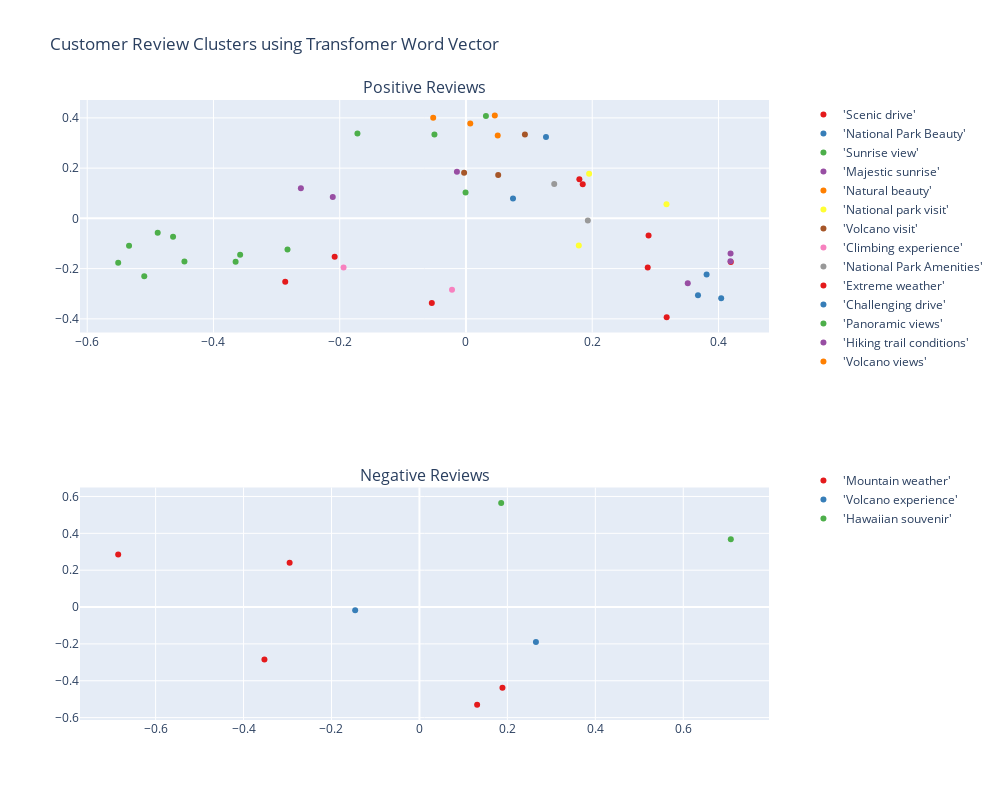

Notebook code cell kept with this figure:
### Code cell
# Filter the dataset based on "business_id"
selected_data = select_dataset(train_dataset, business_id, sentiment_model)
print(f"Business name: {selected_data['business_name'].unique()[0]}\n")

# Get the word vector from the pretrained transformer model
selected_data["tfm"] = transformer_encoder.transform(selected_data["clean_text"])

# Initialize evaluation results
evaluation = []

# Initialize subplots
fig = make_subplots(rows=2, cols=1, 
                    subplot_titles=["Positive Reviews", "Negative Reviews"])

for i, sentiment in enumerate(["positive", "negative"], start=1):

    # Prepare data for clustering by filtering it based on the sentiment
    X = selected_data[selected_data["sentiment"] == sentiment].copy()
    X_ = np.vstack(X["tfm"].values)
    print(f"Number of {sentiment} reviews: {len(X)}")

    # Clustering
    clust = HDBSCANClustering(apply_dim_reduction=True)
    X["label"] = clust.fit_transform(X_)

    # Evaluation
    evaluation.append(evaluate_cluster(X_, X["label"], sentiment))

    # Clusters' topic extraction
    cluster_text = get_cluster_centroids(X, "tfm", "label", n=2)
    cluster_label = {}
    for key in cluster_text:
        cluster_label[key] = name_cluster("\n".join(cluster_text[key]))
    
    # Fill label as "Other" for reviews considered as noise by HDBSCAN
    X["label"] = X["label"].map(cluster_label).fillna("Other")

    # Visualization
    visualize_cluster(fig, X, "tfm", "label",
                      row=i, sentiment=sentiment, show_outliers=False)

    print()

fig.update_layout(
    height=800,
    width=1000,
    title="Customer Review Clusters using Transfomer Word Vector",
    legend=dict(
        yanchor="top",
        y=1.0,
        xanchor="left",
        x=1.05,
        tracegroupgap=100
    )
)
fig.show()

### Figure 1 — Plotly figure (JSON) as saved in the notebook; plotly's stock layout.template omitted (floating-point values rounded to 4 significant figures)
{"data": [{"customdata": [["the summit at just over 10k feet makes you work for your hikes, especially the climb back out of the crater!  ", "'Scenic drive'"], ["if there are a very small group of you with two cars, one-way trips from top to bottom or bottom to top may be more enjoyable.", "'Scenic drive'"], ["beautiful drive up the mountain through many distinct environments.", "'Scenic drive'"], ["i strongly recommend renting a convertible for the day and drop that top.", "'Scenic drive'"], ["beautiful drive with amazing scene of the coastline, roaming cattle, and tasty fruit stands.", "'Scenic drive'"], ["long drive up the mountain but well worth the trip.", "'Scenic drive'"], ["it is a long winding drive to the summit, but it is really worth it.", "'Scenic drive'"]], "hovertemplate": "label=%{customdata[1]}<br>clean_text=%{customdata[0]}<extra></extra>", "legendgroup": "1", "marker": {"color": "rgb(228,26,28)", "symbol": "circle"}, "mode": "markers", "name": "'Scenic drive'", "orientation": "v", "showlegend": true, "type": "scatter", "x": [0.2892, 0.3179, 0.185, -0.05411, 0.1797, 0.2879, 0.4195], "xaxis": "x", "y": [-0.06802, -0.3931, 0.1359, -0.3366, 0.1555, -0.1956, -0.1734], "yaxis": "y"}, {"customdata": [["the national park includes an extinct volcano on a tropical island and is one of the most stunning parks in the whole of the us.", "'National Park Beauty'"], ["great visit but compared to other national parks, there isn't as much to see or do here", "'National Park Beauty'"]], "hovertemplate": "label=%{customdata[1]}<br>clean_text=%{customdata[0]}<extra></extra>", "legendgroup": "1", "marker": {"color": "rgb(55,126,184)", "symbol": "circle"}, "mode": "markers", "name": "'National Park Beauty'", "orientation": "v", "showlegend": true, "type": "scatter", "x": [0.1268, 0.07449], "xaxis": "x", "y": [0.3239, 0.07943], "yaxis": "y"}, {"customdata": [["i highly recommend a visit for sunrise or sunset, too.", "'Sunrise view'"], ["i think the sunsets are prettier, and you'll see more variation of colours; but there's something wonderful about seeing the sunrise from the summit before tackling a day-long hike!  ", "'Sunrise view'"], ["i recommend this place, especially for sundown and most of all, sunrises here are amazing!!!", "'Sunrise view'"], ["the sunset is beautiful, but be sure to wear warm clothes because the temperature drops once the sun starts setting.", "'Sunrise view'"], ["i highly recommend reserving a spot to watch sunrise.", "'Sunrise view'"], ["an amazing sight to see, i would highly highly recommend visiting.", "'Sunrise view'"], ["best place to watch the sunrise,  pack warm!", "'Sunrise view'"], ["must visit place  stunning sunrise , and be advised to dress very warm.", "'Sunrise view'"], ["breathtaking experiences the sunset and sunrise make sure you dress appropriately very very warm clothes", "'Sunrise view'"], [" to watch the sunrise, blankets are a must... even when the sun rises, you can still see the wonderful scenery.", "'Sunrise view'"]], "hovertemplate": "label=%{customdata[1]}<br>clean_text=%{customdata[0]}<extra></extra>", "legendgroup": "1", "marker": {"color": "rgb(77,175,74)", "symbol": "circle"}, "mode": "markers", "name": "'Sunrise view'", "orientation": "v", "showlegend": true, "type": "scatter", "x": [-0.3577, -0.2827, -0.464, -0.5509, -0.3649, -0.0006287, -0.446, -0.5337, -0.4883, -0.5096], "xaxis": "x", "y": [-0.1451, -0.1241, -0.07301, -0.1765, -0.1729, 0.1028, -0.1712, -0.1091, -0.05729, -0.2306], "yaxis": "y"}, {"customdata": [["we got clouds on our sunrise reservation but the pure quiet and seeing how small we all are is truly breathtaking.", "'Majestic sunrise'"], ["got up at 3 and reached 10,000 feet above the sea to witness the most beautiful sunrise with clouds as audience.", "'Majestic sunrise'"], ["elevated 10,000 ft above the  clouds great place.  ", "'Majestic sunrise'"]], "hovertemplate": "label=%{customdata[1]}<br>clean_text=%{customdata[0]}<extra></extra>", "legendgroup": "1", "marker": {"color": "rgb(152,78,163)", "symbol": "circle"}, "mode": "markers", "name": "'Majestic sunrise'", "orientation": "v", "showlegend": true, "type": "scatter", "x": [-0.2615, -0.211, -0.01434], "xaxis": "x", "y": [0.1203, 0.08526, 0.186], "yaxis": "y"}, {"customdata": [["words cannot describe just how amazing our creator made such a lovely place...", "'Natural beauty'"], ["words and pictures don't do justice for the beauty you experience here!", "'Natural beauty'"]], "hovertemplate": "label=%{customdata[1]}<br>clean_text=%{customdata[0]}<extra></extra>", "legendgroup": "1", "marker": {"color": "rgb(255,127,0)", "symbol": "circle"}, "mode": "markers", "name": "'Natural beauty'", "orientation": "v", "showlegend": true, "type": "scatter", "x": [0.0457, 0.006839], "xaxis": "x", "y": [0.41, 0.3778], "yaxis": "y"}, {"customdata": [["we entered on road to hana to access the pipiwai trail (best hike to see amazing waterfalls and bamboo forests).", "'National park visit'"], ["great national park on the road to hana.", "'National park visit'"], ["do this with the shaka guide app for extra fun hikes and information.", "'National park visit'"]], "hovertemplate": "label=%{customdata[1]}<br>clean_text=%{customdata[0]}<extra></extra>", "legendgroup": "1", "marker": {"color": "rgb(255,255,51)", "symbol": "circle"}, "mode": "markers", "name": "'National park visit'", "orientation": "v", "showlegend": true, "type": "scatter", "x": [0.3177, 0.1951, 0.1788], "xaxis": "x", "y": [0.05619, 0.1772, -0.1082], "yaxis": "y"}, {"customdata": [["it's a good change of scenery from your maui beaches.", "'Volcano visit'"], ["truly inner if the highlights of my two week trip here to maui!", "'Volcano visit'"], ["crazy cool volcano to visit when you're in maui.", "'Volcano visit'"]], "hovertemplate": "label=%{customdata[1]}<br>clean_text=%{customdata[0]}<extra></extra>", "legendgroup": "1", "marker": {"color": "rgb(166,86,40)", "symbol": "circle"}, "mode": "markers", "name": "'Volcano visit'", "orientation": "v", "showlegend": true, "type": "scatter", "x": [0.05109, -0.002924, 0.09338], "xaxis": "x", "y": [0.1723, 0.1811, 0.3335], "yaxis": "y"}, {"customdata": [["it was very windy and cold in december but worth every moment.", "'Climbing experience'"], ["we arrived at the summit when it was sunny, so the wind was not high, and the temperature was cool - not cold as we thought.", "'Climbing experience'"]], "hovertemplate": "label=%{customdata[1]}<br>clean_text=%{customdata[0]}<extra></extra>", "legendgroup": "1", "marker": {"color": "rgb(247,129,191)", "symbol": "circle"}, "mode": "markers", "name": "'Climbing experience'", "orientation": "v", "showlegend": true, "type": "scatter", "x": [-0.0221, -0.1939], "xaxis": "x", "y": [-0.2837, -0.1955], "yaxis": "y"}, {"customdata": [["great and awesome amazing experience that only a frew in the world have been.. a must have on your bucket list.....", "'National Park Amenities'"], ["i felt like my car was safe parked at the national park parking lot and the restrooms were pristine and fully stocked.", "'National Park Amenities'"]], "hovertemplate": "label=%{customdata[1]}<br>clean_text=%{customdata[0]}<extra></extra>", "legendgroup": "1", "marker": {"color": "rgb(153,153,153)", "symbol": "circle"}, "mode": "markers", "name": "'National Park Amenities'", "orientation": "v", "showlegend": true, "type": "scatter", "x": [0.1398, 0.1931], "xaxis": "x", "y": [0.1368, -0.008686], "yaxis": "y"}, {"customdata": [["was a cool place, almost had hypothermia from the bad weather though so be super prepared!", "'Extreme weather'"], ["amazing experience, be prepared it really cold before sun rises.", "'Extreme weather'"]], "hovertemplate": "label=%{customdata[1]}<br>clean_text=%{customdata[0]}<extra></extra>", "legendgroup": "1", "marker": {"color": "rgb(228,26,28)", "symbol": "circle"}, "mode": "markers", "name": "'Extreme weather'", "orientation": "v", "showlegend": true, "type": "scatter", "x": [-0.208, -0.2863], "xaxis": "x", "y": [-0.1532, -0.2523], "yaxis": "y"}, {"customdata": [["the road was a little scary but so worth getting to the top.", "'Challenging drive'"], ["the drive up is a little scary, but totally worth the effort.", "'Challenging drive'"], ["the drive up was long for us, but because we took our time to enjoy the changing sceneries.  highly recommended.", "'Challenging drive'"]], "hovertemplate": "label=%{customdata[1]}<br>clean_text=%{customdata[0]}<extra></extra>", "legendgroup": "1", "marker": {"color": "rgb(55,126,184)", "symbol": "circle"}, "mode": "markers", "name": "'Challenging drive'", "orientation": "v", "showlegend": true, "type": "scatter", "x": [0.3812, 0.4043, 0.3676], "xaxis": "x", "y": [-0.2233, -0.3176, -0.3058], "yaxis": "y"}, {"customdata": [["wow, wow spectacular, the most breathtaking views you would ever see.", "'Panoramic views'"], ["majestic views which ordinarily could only be seen through an airplane's windows - so  wonderful.  ", "'Panoramic views'"], [" beautiful place beautiful views above the clouds worth seeing if someone else can see this place", "'Panoramic views'"]], "hovertemplate": "label=%{customdata[1]}<br>clean_text=%{customdata[0]}<extra></extra>", "legendgroup": "1", "marker": {"color": "rgb(77,175,74)", "symbol": "circle"}, "mode": "markers", "name": "'Panoramic views'", "orientation": "v", "showlegend": true, "type": "scatter", "x": [0.03163, -0.04993, -0.1719], "xaxis": "x", "y": [0.4076, 0.3338, 0.338], "yaxis": "y"}, {"customdata": [["the hike was amazing, but the kids weren't quite up to going 11 miles.", "'Hiking trail conditions'"], ["it was a moderate hike during the wet months as it was fairly slippery for 3.7 miles roundtrip, but totally doable.", "'Hiking trail conditions'"], ["great hike to falls trail was muddy and can be very challenging at times.", "'Hiking trail conditions'"]], "hovertemplate": "label=%{customdata[1]}<br>clean_text=%{customdata[0]}<extra></extra>", "legendgroup": "1", "marker": {"color": "rgb(152,78,163)", "symbol": "circle"}, "mode": "markers", "name": "'Hiking trail conditions'", "orientation": "v", "showlegend": true, "type": "scatter", "x": [0.419, 0.3514, 0.4191], "xaxis": "x", "y": [-0.1712, -0.2584, -0.1399], "yaxis": "y"}, {"customdata": [["beautiful volcano....looks like you're on mars....", "'Volcano views'"], ["amazing views of a dormant super volcano sitting above the clouds!", "'Volcano views'"]], "hovertemplate": "label=%{customdata[1]}<br>clean_text=%{customdata[0]}<extra></extra>", "legendgroup": "1", "marker": {"color": "rgb(255,127,0)", "symbol": "circle"}, "mode": "markers", "name": "'Volcano views'", "orientation": "v", "showlegend": true, "type": "scatter", "x": [0.0503, -0.0519], "xaxis": "x", "y": [0.3303, 0.4008], "yaxis": "y"}, {"customdata": [["however, parking can be a severe problem, so you may have to drop passengers off before finding a space in one of the lower car parks.", "'Mountain weather'"], ["you don't want to drive all the way up there and be socked in with clouds.  ", "'Mountain weather'"], ["it's windy and the cold blows right through to your bones", "'Mountain weather'"], ["i was here january 2021 and the waters were raging, so no swimming allowed.", "'Mountain weather'"], ["if everyone is silent then there is truly silence up there and that is hard to find", "'Mountain weather'"]], "hovertemplate": "label=%{customdata[1]}<br>clean_text=%{customdata[0]}<extra></extra>", "legendgroup": "2", "marker": {"color": "rgb(228,26,28)", "symbol": "circle"}, "mode": "markers", "name": "'Mountain weather'", "orientation": "v", "showlegend": true, "type": "scatter", "x": [-0.6851, -0.3525, 0.1888, 0.1312, -0.2952], "xaxis": "x2", "y": [0.2857, -0.2849, -0.4382, -0.5295, 0.2398], "yaxis": "y2"}, {"customdata": [["wish the crater had more hot lava spewing on us", "'Volcano experience'"], ["it was a long and winding road to get to this point, and taking the road to hana had it's challenges during covid as many bathroom locations were closed.", "'Volcano experience'"]], "hovertemplate": "label=%{customdata[1]}<br>clean_text=%{customdata[0]}<extra></extra>", "legendgroup": "2", "marker": {"color": "rgb(55,126,184)", "symbol": "circle"}, "mode": "markers", "name": "'Volcano experience'", "orientation": "v", "showlegend": true, "type": "scatter", "x": [0.2649, -0.1462], "xaxis": "x2", "y": [-0.1893, -0.01725], "yaxis": "y2"}, {"customdata": [["silver sword....looks like it was spray painted....dont touch...", "'Hawaiian souvenir'"], ["kinda wrong to charge kamaina really ridiculous!", "'Hawaiian souvenir'"]], "hovertemplate": "label=%{customdata[1]}<br>clean_text=%{customdata[0]}<extra></extra>", "legendgroup": "2", "marker": {"color": "rgb(77,175,74)", "symbol": "circle"}, "mode": "markers", "name": "'Hawaiian souvenir'", "orientation": "v", "showlegend": true, "type": "scatter", "x": [0.7081, 0.1859], "xaxis": "x2", "y": [0.3684, 0.5652], "yaxis": "y2"}], "layout": {"annotations": [{"font": {"size": 16}, "showarrow": false, "text": "Positive Reviews", "x": 0.5, "xanchor": "center", "xref": "paper", "y": 1, "yanchor": "bottom", "yref": "paper"}, {"font": {"size": 16}, "showarrow": false, "text": "Negative Reviews", "x": 0.5, "xanchor": "center", "xref": "paper", "y": 0.375, "yanchor": "bottom", "yref": "paper"}], "height": 800, "legend": {"tracegroupgap": 100, "x": 1.05, "xanchor": "left", "y": 1, "yanchor": "top"}, "title": {"text": "Customer Review Clusters using Transfomer Word Vector"}, "width": 1000, "xaxis": {"anchor": "y", "autorange": true, "domain": [0, 1], "range": [-0.6115, 0.4802], "type": "linear"}, "xaxis2": {"anchor": "y2", "autorange": true, "domain": [0, 1], "range": [-0.7721, 0.7951], "type": "linear"}, "yaxis": {"anchor": "x", "autorange": true, "domain": [0.625, 1], "range": [-0.4543, 0.4712], "type": "linear"}, "yaxis2": {"anchor": "x2", "autorange": true, "domain": [0, 0.375], "range": [-0.6129, 0.6487], "type": "linear"}}}
